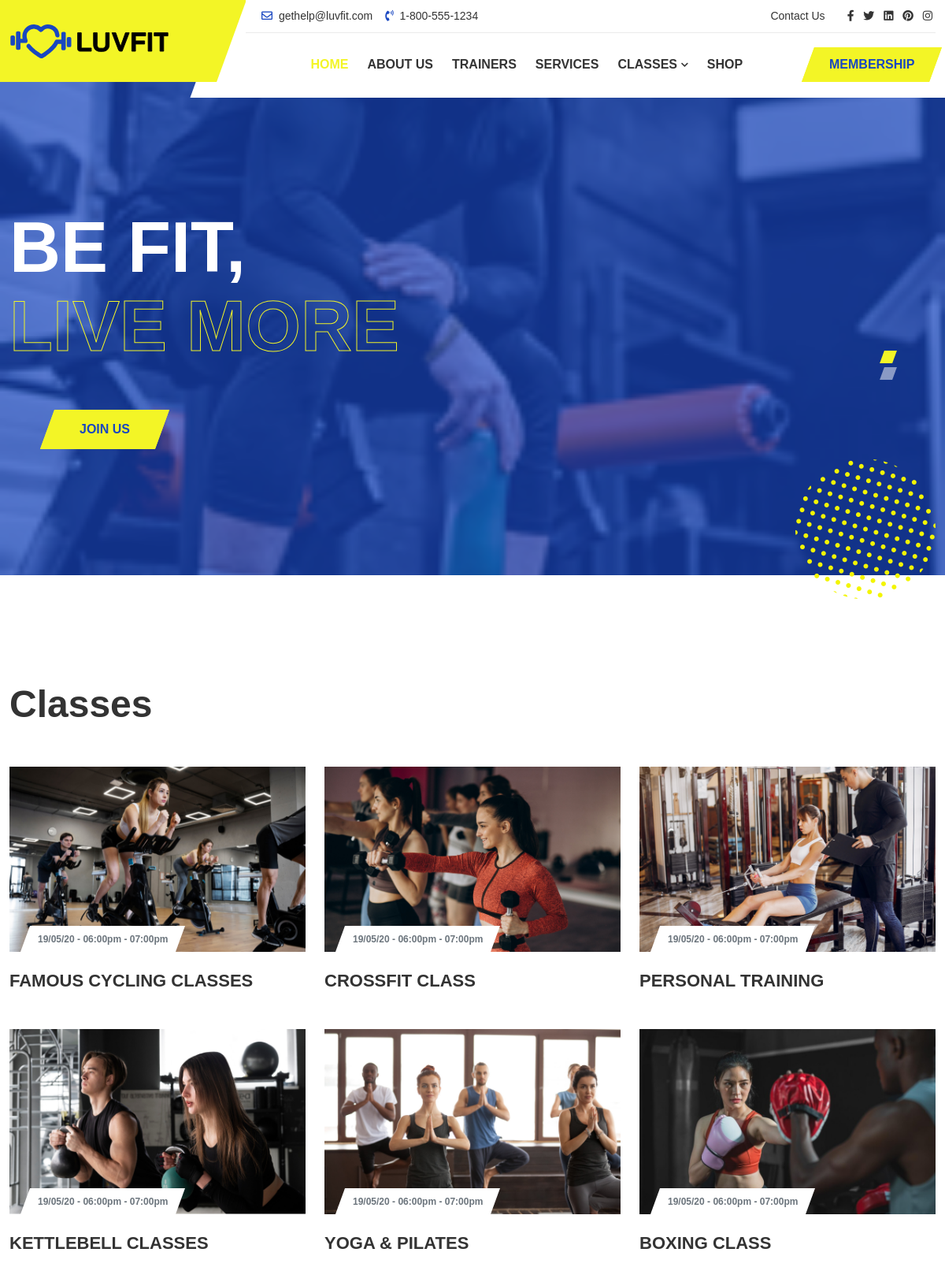
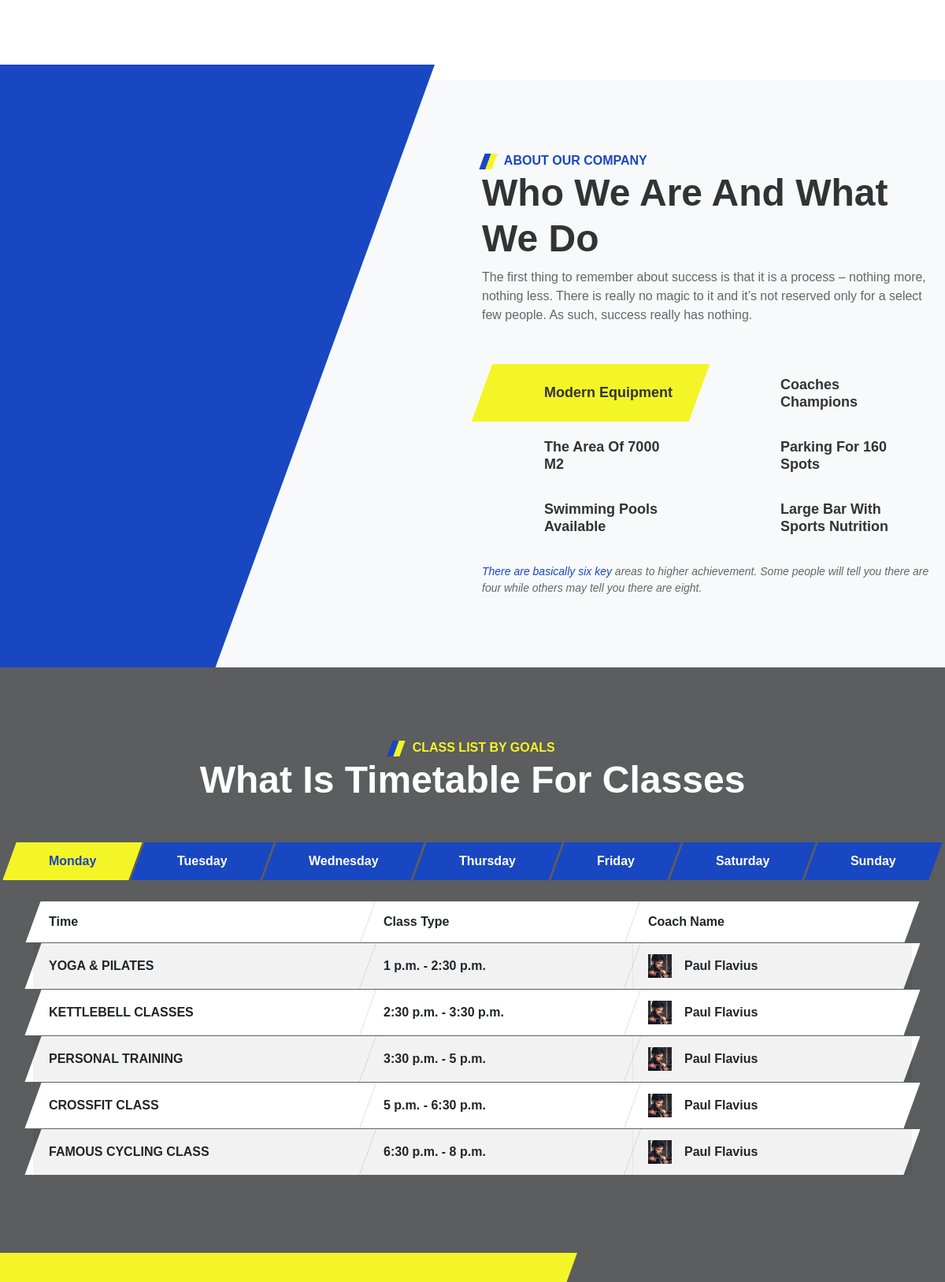
The page / (upper part) on the database its author committed (2 pictures, top to bottom).
### customadmin/models.py (models this page shows, shortened)
class admin_class(models.Model):
    class_id = models.AutoField(primary_key=True)
    class_name = models.CharField(max_length=50)
    class_title = models.CharField(max_length=50)
    class_description = models.TextField()
    class_benefits = models.TextField()
    class_image = models.FileField(upload_to="class/", max_length=50, null=True, default=None)

class admin_timetable(models.Model):
    timetable_id = models.AutoField(primary_key=True)
    timetable_class = models.CharField(admin_class, max_length=20)
    timetable_day = models.CharField(max_length=20)
    timetable_starttime = models.TimeField(max_length=20)
    timetable_endtime = models.TimeField(max_length=20)

### home/views.py (the view)
def index(request):
    fetch_class = admin_class.objects.all()
    fetch_table = admin_timetable.objects.all()
    fetch_trainer = admin_trainer.objects.all()
    fetch_package = admin_package.objects.all()
    return render(request, 'index.html', {'fetch_class': fetch_class, 'fetch_table': fetch_table, 'fetch_trainer': fetch_trainer, 'fetch_package': fetch_package})

### home/templates/index.html (shortened to what this page needs)
{% load static %}
{% include 'header.html' %}
    <section class="banner-home">
      <div class="swiper-container">
        <div class="swiper-wrapper">
          <div class="swiper-slide">
            <div class="swipeinner">
              <div class="banner bg-holder bg-overlay-secondary-70" data-jarallax='{"speed": 0.6}' style="background-image: url(static/images/slider/12.jpg);">
                <div class="container">
                  <div class="row g-0">
                    <div class="col-12 position-relative">
                      <div class="banner-content">
                        <h1 class="text-uppercase text-white banner-title" data-swiper-animation="fadeInUp" data-duration="1s" data-delay="0.4s">Be Fit, <span class="d-block text-stroke-primary">Live More</span></h1>
                        <div data-swiper-animation="fadeInUp" data-duration="1s" data-delay="0.5s">
                          <a class="btn btn-primary mt-3 ms-3 mt-lg-5 ms-lg-5 btn-skew" href="#"> <span> Join us</span></a>
                        </div>
                      </div>
                      <div class="banner-shape" data-swiper-animation="bounceIn" data-duration="1s" data-delay="1.5s">
                        <img class="img-fluid" src="{% static 'images/slider/round-shape.png' %}" alt="">
                      </div>
                    </div>
                  </div>
                </div>
              </div>
            </div>
          </div>
        </div>
        <div class="swiper-pagination"></div>
      </div>
    </section>
<section class="space-ptb">
  <div class="container">
    <div class="row">
      <div class="col-md-12">
        <div class="section-title">
          <h2>Classes</h2>
        </div>
      </div>
    </div>
    <div class="row">
      {% if fetch_class%}
      {% for class in fetch_class %}
      <div class="col-lg-4 col-sm-6">
        <div class="classe-item mb-5">
          <div class="classe-image">
            {% if class.class_image %}
            <img class="img-fluid" src="{{ class.class_image.url }}" alt="">
            {% endif %}
            <ul class="list-unstyled mb-0 classe-meta mt-4">
              <li><a class="text-muted" href="#">19/05/20 - 06:00pm - 07:00pm</a></li>
            </ul>
          </div>
          <div class="classe-title mt-4">
            <h5><a href="classes-single?class-id={{ class.class_id }}">{{ class.class_name }}</a></h5>
          </div>
        </div>
      </div>
      {% endfor %}
      {% else %}
      <p>No Data Found</p>
      {% endif %}
    </div>
  </div>
</section>
    <section class="bg-light bg-overlay-left">
      <div class="container">
        <div class="row">
          <div class="col-md-6 align-self-end mt-5 mt-md-0 position-relative">
          </div>
          <div class="col-md-6 order-0 order-sm-2">
            <div class="space-ptb">
              <div class="section-title">
                <span class="sub-title text-secondary"> About our company</span>
                <h2>Who we are and what we do</h2>
                <p class="pre-title">The first thing to remember about success is that it is a process – nothing more, nothing less. There is really no magic to it and it’s not reserved only for a select few people. As such, success really has nothing.</p>
              </div>
              <div class="row">
                <div class="col-lg-6">
                  <div class="feature-box d-flex p-3 px-4 align-items-center mb-1 active">
                    <i class="flaticon-treadmill-1 font-xxxl"></i>
                    <h6 class="ms-4 mb-0">Modern equipment</h6>
                  </div>
                </div>
                <div class="col-lg-6">
                  <div class="feature-box d-flex p-3 px-4 align-items-center mb-1">
                    <i class="flaticon-tank-top font-xxxl"></i>
                    <h6 class="ms-4 mb-0">Coaches champions</h6>
                  </div>
                </div>
                <div class="col-lg-6">
                  <div class="feature-box d-flex p-3 px-4 align-items-center mb-1">
                    <i class="flaticon-lotus font-xxxl"></i>
                    <h6 class="ms-4 mb-0">The area of 7000 m2</h6>
                  </div>
                </div>
                <div class="col-lg-6">
                  <div class="feature-box d-flex p-3 px-4 align-items-center mb-1">
                    <i class="flaticon-wellness font-xxxl"></i>
                    <h6 class="ms-4 mb-0">Parking for 160 spots</h6>
                  </div>
                </div>
                <div class="col-lg-6">
                  <div class="feature-box d-flex p-3 px-4 align-items-center mb-1">
                    <i class="flaticon-showers font-xxxl"></i>
                    <h6 class="ms-4 mb-0">Swimming pools available</h6>
                  </div>
                </div>
                <div class="col-lg-6">
                  <div class="feature-box d-flex p-3 px-4 align-items-center mb-1">
                    <i class="flaticon-water font-xxxl"></i>
                    <h6 class="ms-4 mb-0">Large bar with sports nutrition</h6>
                  </div>
                </div>
                <div class="col-12 mt-3">
                  <i><span class="text-secondary">There are basically six key</span> areas to higher achievement. Some people will tell you there are four while others may tell you there are eight.</i>
                </div>
              </div>
            </div>
          </div>
        </div>
      </div>
    </section>
    <section class="space-ptb bg-holder bg-overlay-black-70" data-jarallax='{"speed": 0.6}' style="background-image: url(images/bg/01.jpg);">
      <div class="container mb-5">
        <div class="row justify-content-center">
          <div class="col-lg-10">
            <div class="section-title text-center position-relative">
              <span class="sub-title text-primary"> Class list by goals</span>
              <h2 class="text-white">What is timetable for classes</h2>
            </div>
          </div>
        </div>
        <div class="row">
          <div class="col-12">
            <ul class="nav nav-tabs nav-pills flex-column flex-sm-row mb-4" id="pills-tab" role="tablist">
              <li class="nav-item flex-sm-fill text-center">
                <a class="nav-link active" id="monday-tab" data-bs-toggle="pill" href="#monday" role="tab" aria-controls="monday" aria-selected="true"><span> Monday </span></a>
              </li>
              <li class="nav-item flex-sm-fill text-center">
                <a class="nav-link" id="tuesday-tab" data-bs-toggle="pill" href="#tuesday" role="tab" aria-controls="tuesday" aria-selected="false"><span> Tuesday </span></a>
              </li>
              <li class="nav-item flex-sm-fill text-center">
                <a class="nav-link" id="wednesday-tab" data-bs-toggle="pill" href="#wednesday" role="tab" aria-controls="wednesday" aria-selected="false"><span> Wednesday </span></a>
              </li>
              <li class="nav-item flex-sm-fill text-center">
                <a class="nav-link" id="thursday-tab" data-bs-toggle="pill" href="#thursday" role="tab" aria-controls="thursday" aria-selected="false"><span> Thursday </span></a>
              </li>
              <li class="nav-item flex-sm-fill text-center">
                <a class="nav-link" id="friday-tab" data-bs-toggle="pill" href="#friday" role="tab" aria-controls="friday" aria-selected="false"><span> Friday </span></a>
              </li>
              <li class="nav-item flex-sm-fill text-center">
                <a class="nav-link" id="saturday-tab" data-bs-toggle="pill" href="#saturday" role="tab" aria-controls="saturday" aria-selected="false"><span> Saturday </span></a>
              </li>
              <li class="nav-item flex-sm-fill text-center">
                <a class="nav-link" id="sunday-tab" data-bs-toggle="pill" href="#sunday" role="tab" aria-controls="sunday" aria-selected="false"><span> Sunday </span></a>
              </li>
            </ul>
            <div class="tab-content" id="pills-tabContent">
              <div class="tab-pane fade show active" id="monday" role="tabpanel" aria-labelledby="monday-tab">
                <div class="table-responsive">
                  <table class="table table-borderless table-striped table-skew mb-0">
                    <thead class="bg-white">
                      <tr>
                        <th>Time</th>
                        <th>Class Type</th>
                        <th>Coach Name</th>
                      </tr>
                    </thead>
                    <tbody>
                    {% if fetch_table %}
                    {% for time_table in fetch_table %}
                      {% if time_table.timetable_day == "Monday" %}
                    <tr class="bg-white">
                        <td>{{ time_table.timetable_class }}</td>
                        <td>{{ time_table.timetable_starttime }} - {{ time_table.timetable_endtime }}</td>
                        <td>
                          <div class="d-flex align-items-center">
                            <img class="img-fluid avatar avatar-sm" src="{% static 'images/avatar/01.jpg' %}" alt="">
                            <span class="ms-3 mb-0 pe-4">Paul Flavius</span>
                          </div>
                        </td>
                      </tr>
                      {% endif %}
                    {% endfor %}
                    {% else %}
                    <tr><td colspan="3"><p>No Data Found</p></td></tr>
                    {% endif %}
                    </tbody>
                  </table>
                </div>
              </div>
            </div>
          </div>
        </div>
      </div>
    </section>
    <section class="position-relative z-index-1 bmi-form">
      <div class="container">
        <div class="row g-0">
          <div class="col-lg-6 half-overlay-left">
            <div class="space-ptb h-100 mt-lg-n5 position-relative z-index-1">
            </div>
          </div>
        </div>
      </div>
    </section>
{% include 'footer.html' %}

### rows shown on the page
admin_class: class_image (picture), class_name "FAMOUS CYCLING CLASSES"
admin_class: class_image (picture), class_name "CROSSFIT CLASS"
admin_class: class_image (picture), class_name "PERSONAL TRAINING"
admin_class: class_image (picture), class_name "KETTLEBELL CLASSES"
admin_class: class_image (picture), class_name "YOGA & PILATES"
admin_class: class_image (picture), class_name "BOXING CLASS"
admin_timetable: timetable_class "YOGA & PILATES", timetable_starttime "1 p.m.", timetable_endtime "2:30 p.m."
admin_timetable: timetable_class "KETTLEBELL CLASSES", timetable_starttime "2:30 p.m.", timetable_endtime "3:30 p.m."
admin_timetable: timetable_class "PERSONAL TRAINING", timetable_starttime "3:30 p.m.", timetable_endtime "5 p.m."
admin_timetable: timetable_class "CROSSFIT CLASS", timetable_starttime "5 p.m.", timetable_endtime "6:30 p.m."
admin_timetable: timetable_class "FAMOUS CYCLING CLASS", timetable_starttime "6:30 p.m.", timetable_endtime "8 p.m."
